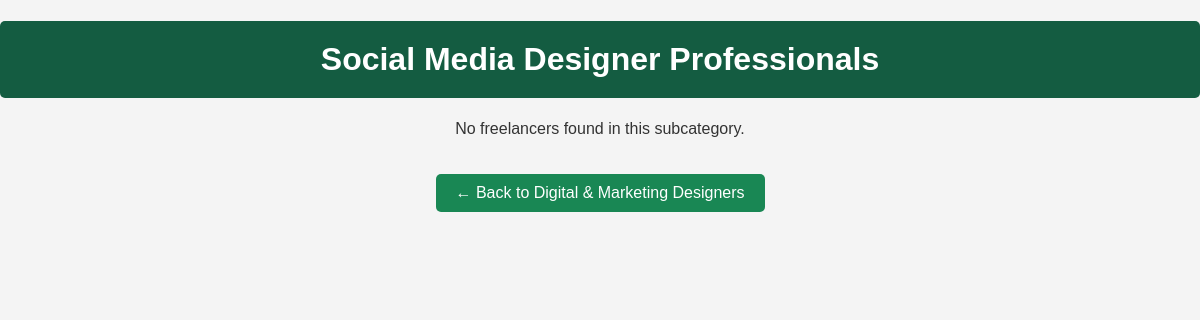
/subcategories/11/ (signed in), run on an earlier commit of the app's database.
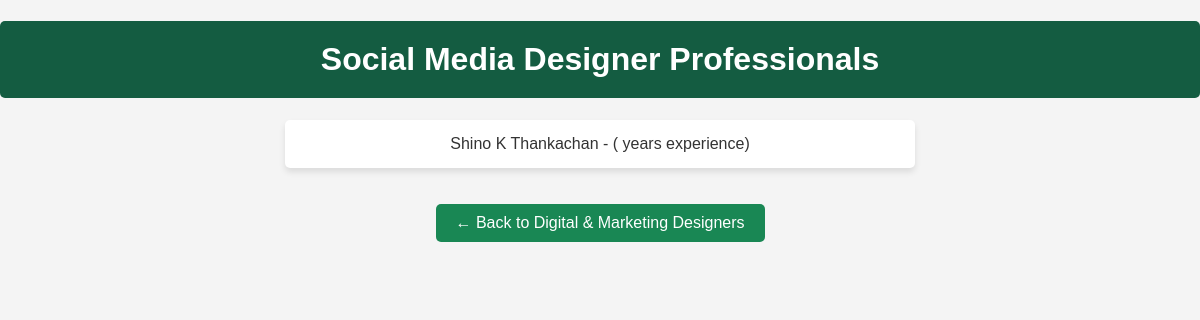
And on a later commit of the database.
### app/models.py (models this page shows, shortened)
class Freelancer(models.Model):
    CATEGORY_CHOICES = [
        ("UI/UX & Web Designers", "UI/UX & Web Designers"),
        ("Graphic & Visual Designers", "Graphic & Visual Designers"),
        ("Digital & Marketing Designers", "Digital & Marketing Designers"),
        ("Multimedia & Video Designers", "Multimedia & Video Designers"),
        ("Industrial & Product Designers", "Industrial & Product Designers"),
    ]
    name = models.CharField(max_length=255)
    email = models.EmailField(unique=True)
    category = models.CharField(max_length=50, choices=CATEGORY_CHOICES)
    subcategory = models.ForeignKey(SubCategory, on_delete=models.CASCADE, related_name='freelancers')
    portfolio_url = models.URLField(blank=True, null=True)
    bio = models.TextField()
    created_at = models.DateTimeField(auto_now_add=True)

### app/views.py (the view)
# urls.py: path('subcategories/<int:subcategory_id>/', views.subcategory_detail, name='subcategory_detail'),
@login_required
def subcategory_detail(request, subcategory_id):
    subcategory = get_object_or_404(SubCategory, id=subcategory_id)
    freelancers = subcategory.freelancers.all()
    return render(request, 'subcategory_detail.html', {'subcategory': subcategory, 'freelancers': freelancers})

### templates/subcategory_detail.html (shortened to what this page needs)
<!DOCTYPE html>
<html lang="en">
<head>
    {% load static %}
    <link rel="stylesheet" href="{% static 'css/subcategory_detail.css' %}">
</head>
<body>
    <h1>{{ subcategory.name }} Professionals</h1>
    {% if freelancers %}
    <ul>
        {% for freelancer in freelancers %}
        <li>{{ freelancer.name }} - {{ freelancer.skills }} ({{ freelancer.experience }} years experience)</li>
        {% endfor %}
    </ul>
    {% else %}
    <p>No freelancers found in this subcategory.</p>
    {% endif %}
    <a href="{% url 'category_detail' subcategory.category.id %}">← Back to {{ subcategory.category.name }}</a>
</body>
</html>

What changed in the data, as far as the page shows it:
added Freelancer: name "Shino K Thankachan"
Also different on the page:
text no longer shown: "No freelancers found in this subcategory."
